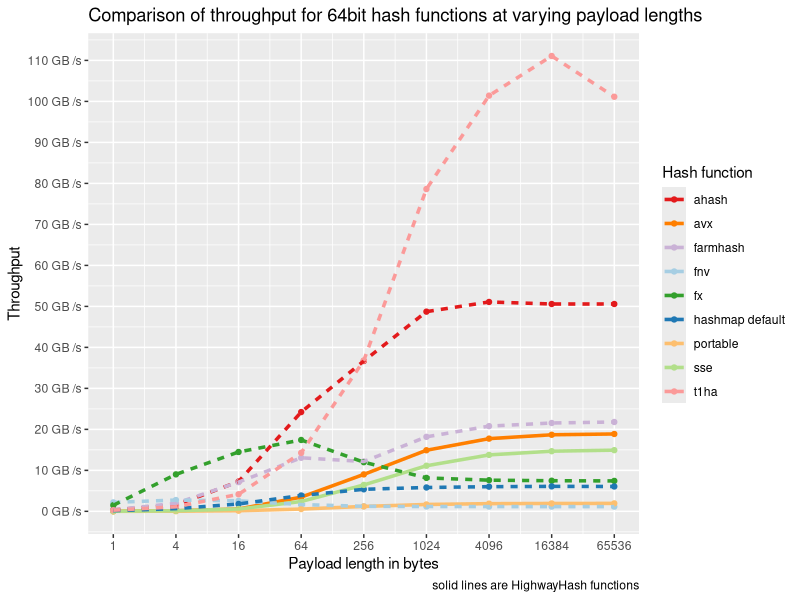
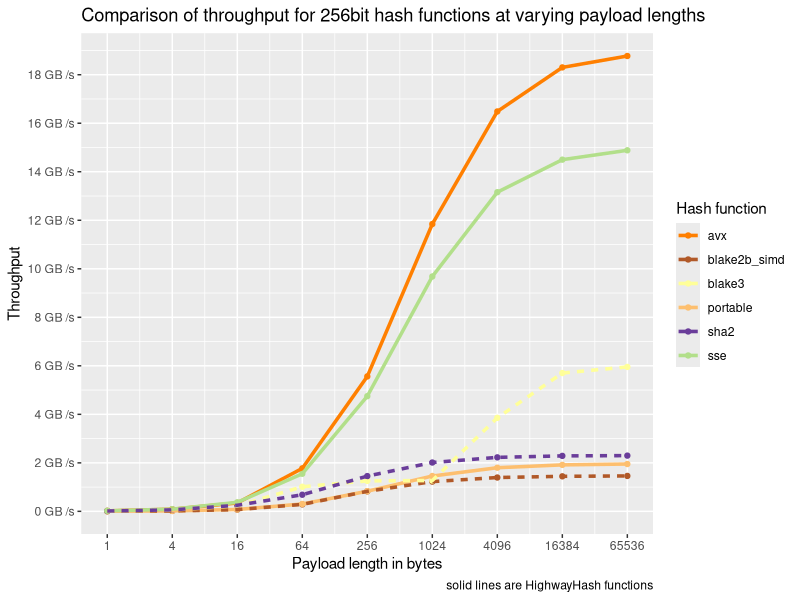
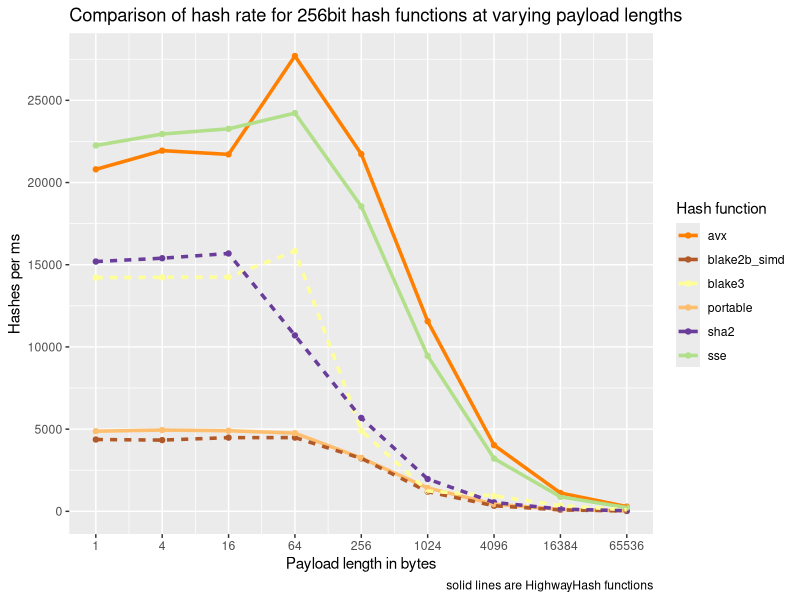
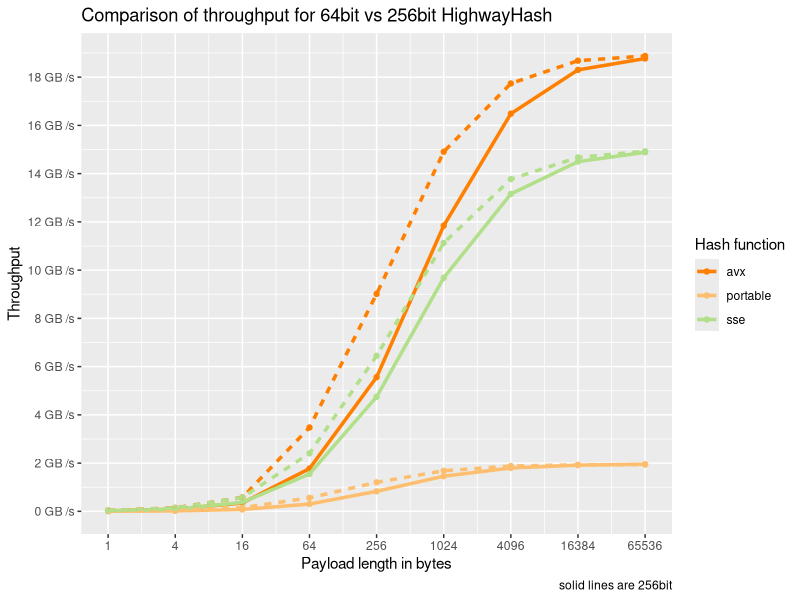
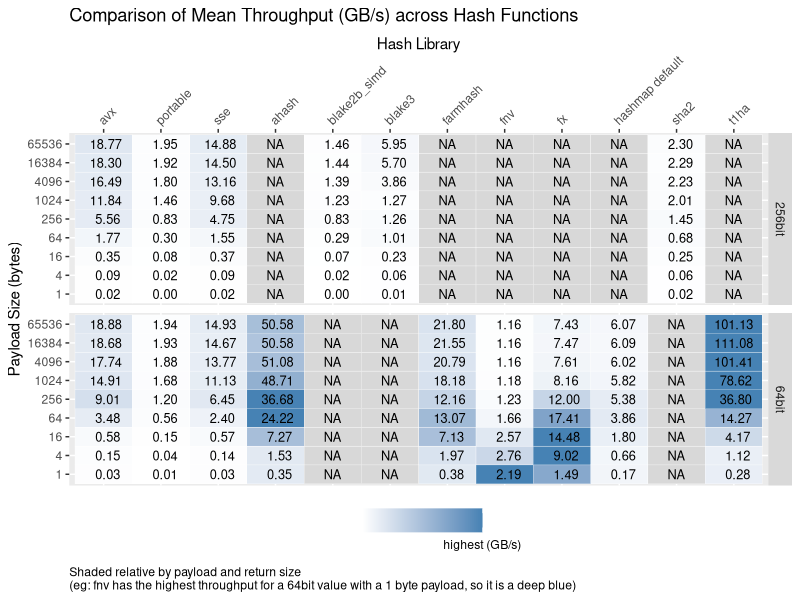
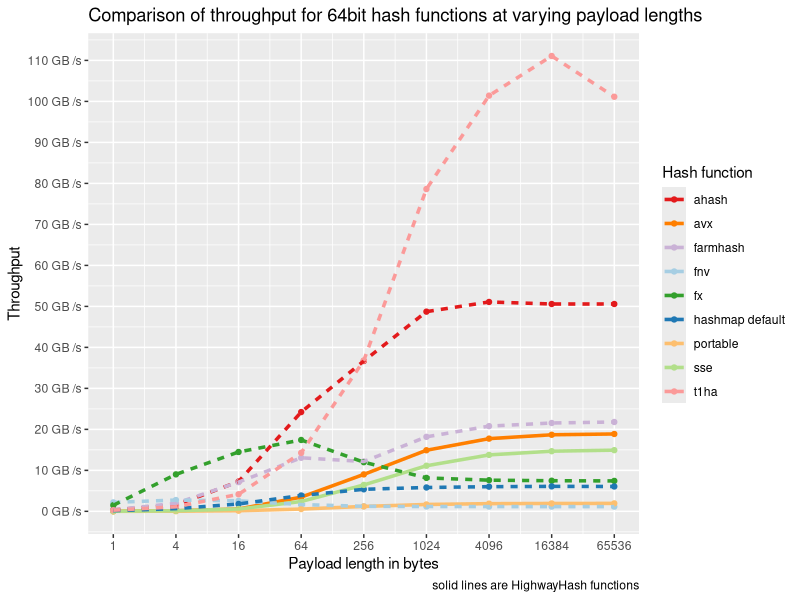
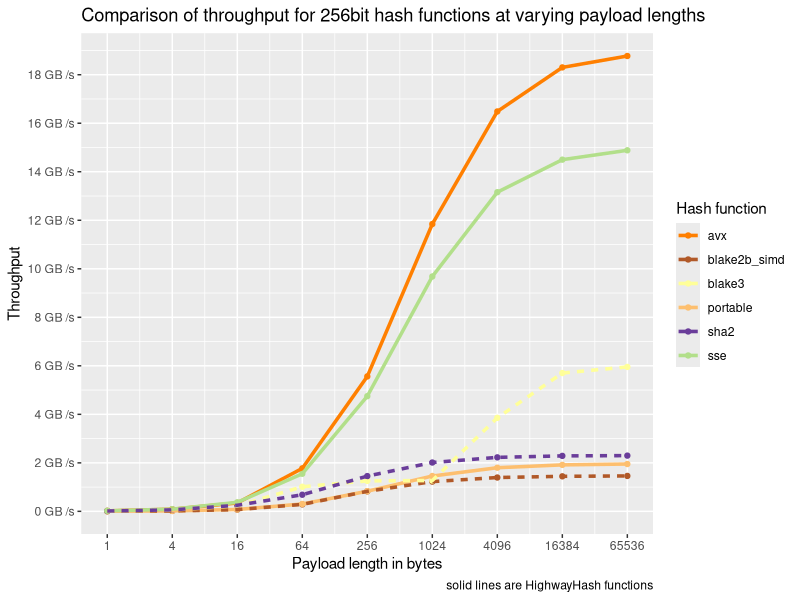
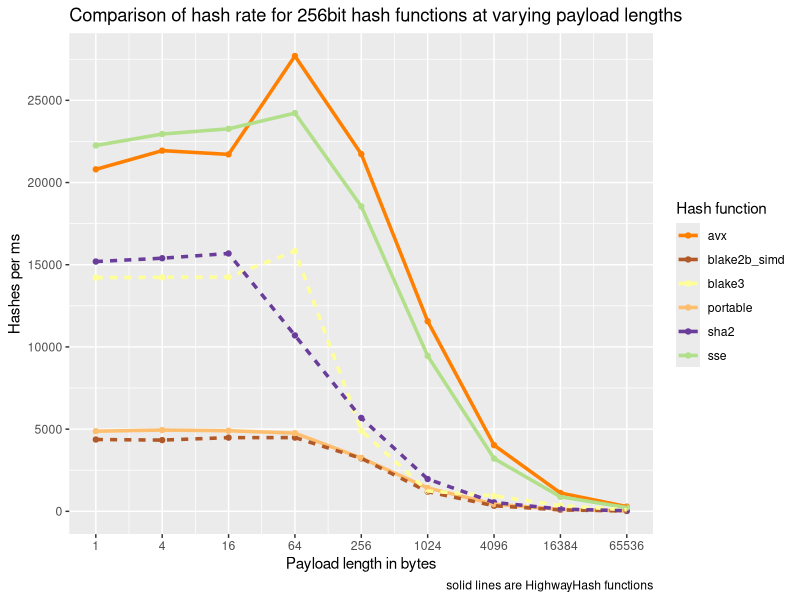

These figures' R source, in order:
library(scales)
library(tidyverse)
library(readr)
library(RColorBrewer)

is_highwayhash <- Vectorize(function(fn) {
  switch(fn,
         "avx" = TRUE,
         "sse" = TRUE,
         "portable" = TRUE,
         FALSE)
})

get_line_type <- Vectorize(function(fn) {
  switch(fn,
         "avx" = "highwayhash",
         "sse" = "highwayhash",
         "portable" = "highwayhash",
         "other")
})

df <- read_csv("./highway.csv")
df <- mutate(
  df,
  fn = `function`,
  highwayhash = is_highwayhash(fn),
  line = get_line_type(fn),
  throughput = value * iteration_count * 10 ^ 9 / sample_measured_value,
  hashes_per_ms = iteration_count * 10 ^ 6 / sample_measured_value,
)

# We create a custom palette for two reasons:
#  - We want hashes that produce both 64bit and 256bit results to have
#    consistent colors between multiple graphs
#  - The total number of hashes we are comparing across both 64bit and 256bit
#    output exceeds the default max of 12 distinct colors
function_names <- df %>% select(fn) %>% distinct()
pal <- colorRampPalette(brewer.pal(12, "Paired"))(function_names %>% count() %>% pull())
names(pal) <- function_names %>% pull()

df64 <- df %>% filter(group == '64bit')
df256 <- df %>% filter(group == '256bit')

byte_rate <- function(l) {
  paste(scales::number_bytes(l, symbol = "GB", units = "si"), "/s")
}

ggplot(df64, aes(value, throughput, color = fn)) + 
  stat_summary(fun = mean, geom="point", size = 1.5) +
  stat_summary(aes(linetype = line), fun = mean, geom="line", size = 1.2) +
  scale_y_continuous(labels = byte_rate, limits = c(0, NA), breaks = pretty_breaks(10)) +
  scale_x_continuous(trans='log2', limit = c(1, NA), breaks = c(1, 4, 16, 64, 256, 1024, 4096, 16384, 65536)) +
  labs(title = "Comparison of throughput for 64bit hash functions at varying payload lengths",
       caption = "solid lines are HighwayHash functions",
       col = "Hash function",
       y = "Throughput",
       x = "Payload length in bytes") +
  guides(linetype = FALSE) +
  scale_colour_manual(values = pal)
ggsave('64bit-highwayhash.png', width = 8, height = 5, dpi = 100)

ggplot(df256, aes(value, throughput, color = fn)) + 
  stat_summary(fun = mean, geom="point", size = 1.5) +
  stat_summary(aes(linetype = line), fun = mean, geom="line", size = 1.2) +
  scale_y_continuous(labels = byte_rate, limits = c(0, NA), breaks = pretty_breaks(10)) +
  scale_x_continuous(trans='log2', limit = c(1, NA), breaks = c(1, 4, 16, 64, 256, 1024, 4096, 16384, 65536)) +
  labs(title = "Comparison of throughput for 256bit hash functions at varying payload lengths",
       caption = "solid lines are HighwayHash functions",
       col = "Hash function",
       y = "Throughput",
       x = "Payload length in bytes") +
  guides(linetype = FALSE) +
  scale_colour_manual(values = pal)
ggsave('256bit-highwayhash.png', width = 8, height = 5, dpi = 100)

ggplot(df256, aes(value, hashes_per_ms, color = fn)) + 
  stat_summary(fun = mean, geom="point", size = 1.5) +
  stat_summary(aes(linetype = line), fun = mean, geom="line", size = 1.2) +
  scale_y_continuous(limits = c(0, NA), breaks = pretty_breaks(10)) +
  scale_x_continuous(trans='log2', limit = c(1, NA), breaks = c(1, 4, 16, 64, 256, 1024, 4096, 16384, 65536)) +
  labs(title = "Comparison of hash rate for 256bit hash functions at varying payload lengths",
       caption = "solid lines are HighwayHash functions",
       col = "Hash function",
       y = "Hashes per ms",
       x = "Payload length in bytes") +
  guides(linetype = FALSE) +
  scale_colour_manual(values = pal)
ggsave('256bit-highwayhash-rate.png', width = 8, height = 5, dpi = 100)

ggplot(df %>% filter(highwayhash == TRUE), aes(value, throughput, color = fn, line_type = group)) + 
  stat_summary(fun = mean, geom="point", size = 1.5) +
  stat_summary(aes(linetype = as.factor(group)), fun = mean, geom="line", size = 1.2) +
  scale_y_continuous(labels = byte_rate, limits = c(0, NA), breaks = pretty_breaks(10)) +
  scale_x_continuous(trans='log2', limit = c(1, NA), breaks = c(1, 4, 16, 64, 256, 1024, 4096, 16384, 65536)) +
  labs(title = "Comparison of throughput for 64bit vs 256bit HighwayHash",
       caption = "solid lines are 256bit",
       col = "Hash function",
       y = "Throughput",
       x = "Payload length in bytes")  +
  guides(linetype = FALSE) +
  scale_colour_manual(values = pal)
ggsave('64bit-vs-256bit-highwayhash.png', width = 8, height = 5, dpi = 100)

reldf <- df %>%
  mutate(throughput = throughput / 10^9) %>%
  group_by(group, fn, highwayhash, value) %>%
  summarize(throughput = mean(throughput)) %>%
  ungroup() %>%
  group_by(value) %>%
  mutate(relative = throughput / max(throughput)) %>%
  ungroup() %>%
  complete(group, fn, value, fill = list(highwayhash = FALSE))

ordered <- reldf %>% distinct(fn, highwayhash) %>% arrange(!highwayhash, fn) %>% pull(fn)

# Group all highway hash functions next to each other in the graph
reldf$fn <- factor(reldf$fn, levels = ordered)

ggplot(reldf, aes(fn, as.factor(value))) +
  geom_tile(aes(fill = relative), color = "white") +
  facet_grid(group ~ .) +
  scale_x_discrete(position = "top") +
  scale_fill_gradient(name = "", low = "white", high = "steelblue", na.value = "#D8D8D8", labels = c("lowest", "highest (GB/s)"), breaks = c(0,1)) +
  xlab("Hash Library") +
  ylab("Payload Size (bytes)") +
  geom_text(size = 3.25, aes(label = ifelse(is.na(relative), "NA", format(round(throughput, 2), digits = 3)))) +
  theme(axis.text.x.top=element_text(angle=45, hjust=0, vjust=0)) +
  theme(legend.position="bottom") +
  theme(plot.caption = element_text(hjust=0)) +
  ggtitle("Comparison of Mean Throughput (GB/s) across Hash Functions") +
  labs(caption = "Shaded relative by payload and return size\n(eg: fnv has the highest throughput for a 64bit value with a 1 byte payload, so it is a deep blue)")
ggsave('highwayhash-table.png', width = 8, height = 6, dpi = 100)
